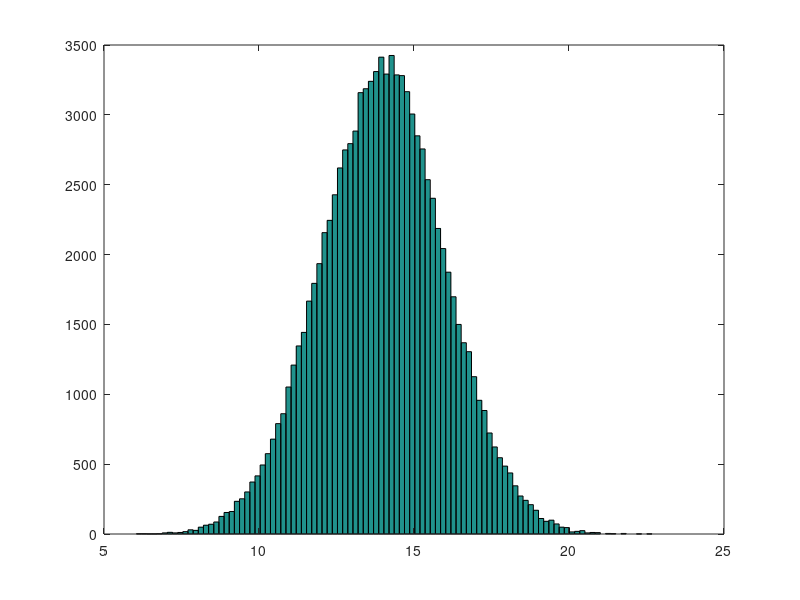

Source code (MATLAB):
clear all;
N = 1e5;
media = 14;
desvio_padrao = 2;

X = randn(1,N);
Y=X* desvio_padrao + media;
hist(Y,100);


% a
notas12_16 = sum( Y < 16 & Y > 12 );
p12_16 = notas12_16/N;
display(p12_16)

% b
notas10_18 = sum( Y < 18 & Y > 10 );
p10_18 = notas10_18/N;
display(p10_18)

% c
notas10 = sum( Y>=10);
p10 = notas10/N;
display(p10)